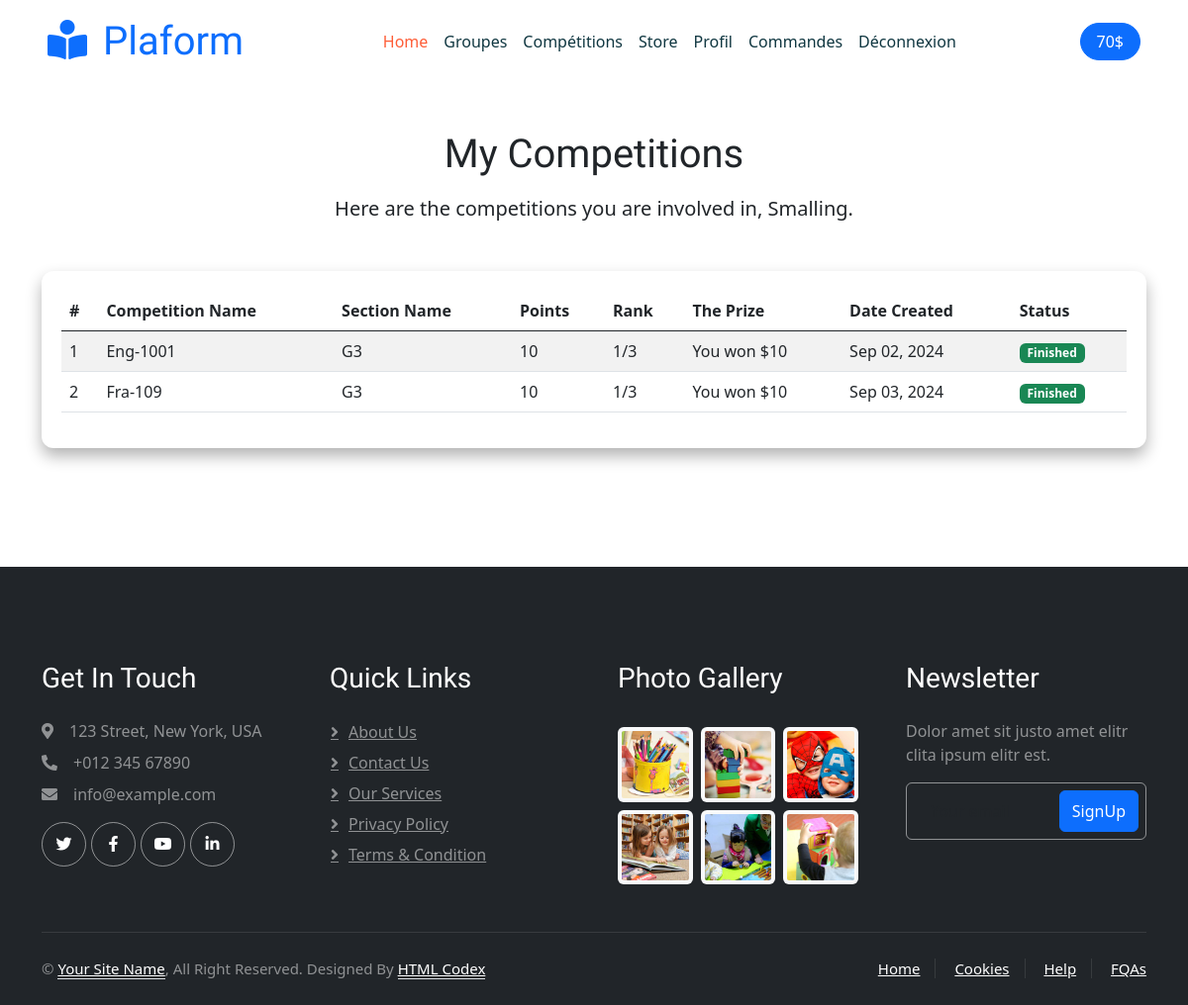
The app's page /my_competitions/ (signed in), older data.
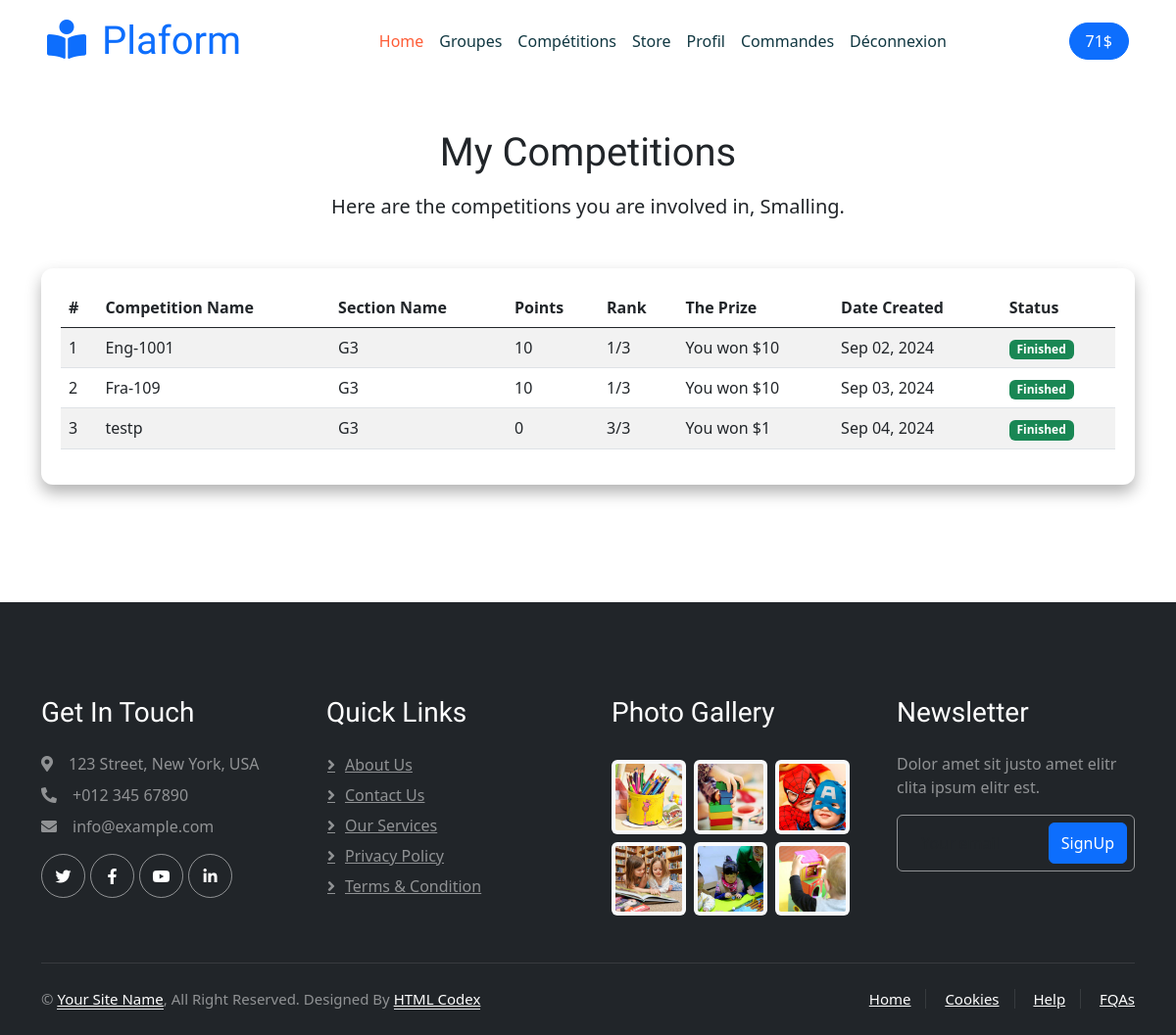
The same page, newer data.
### platformTK/models.py (models this page shows, shortened)
class Etudiant(models.Model):
    user = models.OneToOneField(User, null=True, on_delete=models.CASCADE)
    prenom = models.CharField(max_length=50)
    nom = models.CharField(max_length=50)
    date_de_naissance = models.DateField()
    email = models.EmailField(unique=True)
    numéro_de_téléphone = models.CharField(max_length=15, blank=True, null=True)
    avatar = models.ImageField(null=True, blank=True)
    slugEtudiant = models.SlugField(blank=True, null=True)
    date_created = models.DateField(auto_now_add=True, null=True, blank=True)
    points = models.IntegerField(default=0,blank=True, null=True)
    EtudiantCode = models.CharField(max_length=100, null=True, blank=True, default=generate_etudiant_code)

class Competitions(models.Model):
    name = models.CharField(max_length=100)
    number_of_sections = models.PositiveIntegerField()  # Number of sections for the competition
    group = models.ForeignKey('Groups', related_name='competitions', on_delete=models.CASCADE)  # Use ForeignKey for one group
    date_created = models.DateField(auto_now_add=True, null=True, blank=True)
    is_finished = models.BooleanField(default=False)  # New field to track if competition is finished
    prof = models.ForeignKey('prof', related_name='competitions', on_delete=models.CASCADE)  # Link to the professor

class Sections(models.Model):
    competition = models.ForeignKey('Competitions', on_delete=models.CASCADE, related_name='sections')
    section_name = models.CharField(max_length=100)
    etudiants = models.ManyToManyField('Etudiant', related_name='sections')
    points = models.PositiveIntegerField(default=0)

### platformTK/decorators.py (the view)
        def wrapper_func(request , *args,**kwargs):
            group = None
            if request.user.groups.exists():
               group =  request.user.groups.all()[0].name
            if group in allowedGroups:
               return view_func(request , *args,**kwargs)
            else:
                return redirect('/')

### platformTK/templates/platformTK/Etudiant/my_competitions.html
{% extends "platformTK/Etudiant/HomeBase.html" %}
{% load static %}
{% block content %}
{% include 'platformTK/Etudiant/navbar.html' %}
<div class="container-xxl py-5">
    <div class="container">
        <div class="text-center mb-5">
            <h1 class="mb-3">My Competitions</h1>
            <p class="lead">Here are the competitions you are involved in, {{ etudiant.prenom }}.</p>
        </div>
        <div class="row justify-content-center">
            {% if competition_section_data %}
            <div class="col-lg-12 mb-4">
                <div class="table-wrapper">
                    <div class="table-responsive">
                        <table class="table table-striped">
                            <thead>
                                <tr>
                                    <th>#</th>
                                    <th>Competition Name</th>
                                    <th>Section Name</th>
                                    <th>Points</th>
                                    <th class="d-none d-md-table-cell">Rank</th>
                                    <th>The Prize</th>
                                    <th class="d-none d-md-table-cell">Date Created</th>
                                    <th class="d-none d-md-table-cell">Status</th>
                                </tr>
                            </thead>
                            <tbody>
                                {% for data in competition_section_data %}
                                <tr>
                                    <td>{{ forloop.counter }}</td>
                                    <td>{{ data.competition.name }}</td>
                                    <td>{{ data.section.section_name }}</td>
                                    <td>{{ data.points }}</td>
                                    <td class="d-none d-md-table-cell">{{ data.rank }}/{{ data.competition.number_of_sections }}</td>
                                    <td>
                                        {% if data.rank == 1 %}
                                        You won $10
                                        {% elif data.rank == 2 %}
                                        You won $5
                                        {% elif data.rank == 3 %}
                                        You won $1
                                        {% else %}
                                        You won $0
                                        {% endif %}
                                    </td>
                                    <td class="d-none d-md-table-cell">{{ data.competition.date_created|date:"M d, Y" }}</td>
                                    <td class="d-none d-md-table-cell">
                                        {% if data.competition.is_finished %}
                                            <span class="badge bg-success text-white">Finished</span>
                                        {% else %}
                                            <span class="badge bg-warning text-dark">Ongoing</span>
                                        {% endif %}
                                    </td>
                                </tr>
                                {% endfor %}
                            </tbody>
                        </table>
                    </div>
                </div>
            </div>
            {% else %}
            <div class="alert alert-info" role="alert">
                You are not involved in any competitions.
            </div>
            {% endif %}
        </div>
    </div>
</div>
{% endblock %}

### platformTK/templates/platformTK/Etudiant/navbar.html (shortened to what this page needs)
<div class="container-xxl bg-white p-0">
    <nav class="navbar navbar-expand-lg bg-white navbar-light sticky-top px-4 px-lg-5 py-lg-0">
        <a href="index.html" class="navbar-brand">
            <h1 class="m-0 text-primary"><i class="fa fa-book-reader me-3"></i>Plaform</h1>
        </a>
        <div class="collapse navbar-collapse" id="navbarCollapse">
            <div class="navbar-nav mx-auto">
                <a href="{% url "homeEtudiant" %}" class="nav-item nav-link active">Home</a>
                <a href="{% url "my_groups" %}" class="nav-item nav-link">Groupes</a>
                <a href="{% url "my_competitions" %}" class="nav-item nav-link">Compétitions</a>
                <a href="{% url "Store" %}" class="nav-item nav-link">Store</a>
                <a href="{% url "profile" %}" class="nav-item nav-link">Profil</a>
                <a href="{% url 'list_commandes' %}" class="nav-item nav-link">Commandes</a>
                <a href="{% url 'userLogout' %}" class="nav-item nav-link">Déconnexion</a>
            </div>
            <a href="" class="btn btn-primary rounded-pill px-3 d-none d-lg-block">{{etudiant.points}}$</i></a> {% comment %} <i class="fa fa-arrow-right ms-3"> {% endcomment %}
        </div>
    </nav>

Row changes from the older to the newer data that the page shows:
changed Etudiant "Smalling": points "70" → "71"
added Competitions: competition.name "testp", section.section_name "G3", points "0", rank "3", competition.number_of_sections "3", shows "You won $1", competition.date_created "Sep 04, 2024", is_finished "Finished"
